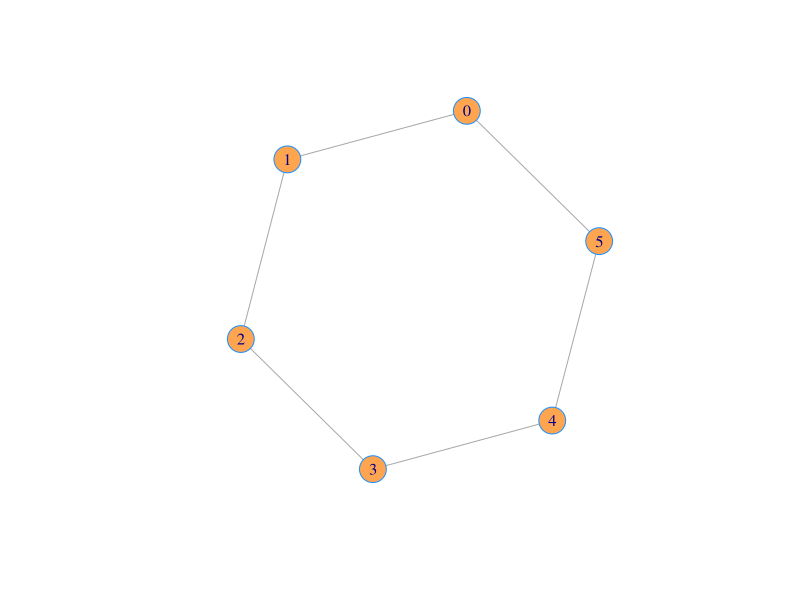

Generate this figure with R:
## ---- chunk 1
require(pracma)
require(igraph)
## ---- chunk 2
A = rbind(
  c(0,0,0,0,0,1),
  c(1,0,0,0,0,0),
  c(0,1,0,0,0,0),
  c(0,0,1,0,0,0),
  c(0,0,0,1,0,0),
  c(0,0,0,0,1,0))
A = A + t(A)
g=graph_from_adjacency_matrix(A,mode='directed')
g <- graph(edges=c(1,2,2,3,3,4,4,5,5,6,6,1),n=6,directed=F)
V(g)$label = 0:5
plot(g, vertex.color='tan1', vertex.frame.color="dodgerblue")
## ---- chunk 3
n = 6
G = c(1:(n-1))
CayleyTable = mod(G%*%t(G),6)
rownames(CayleyTable) <- G
colnames(CayleyTable) <- G
CayleyTable
